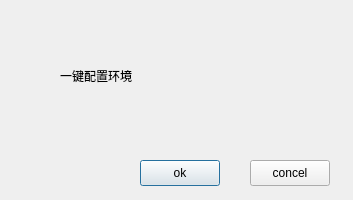
<?xml version="1.0" encoding="UTF-8"?>
<ui version="4.0">
 <class>EnvAutoConfigDialog</class>
 <widget class="QDialog" name="EnvAutoConfigDialog">
  <property name="geometry">
   <rect>
    <x>0</x>
    <y>0</y>
    <width>353</width>
    <height>200</height>
   </rect>
  </property>
  <property name="windowTitle">
   <string>Dialog</string>
  </property>
  <widget class="QLabel" name="label">
   <property name="geometry">
    <rect>
     <x>110</x>
     <y>50</y>
     <width>221</width>
     <height>41</height>
    </rect>
   </property>
   <property name="text">
    <string/>
   </property>
  </widget>
  <widget class="QLabel" name="label_2">
   <property name="geometry">
    <rect>
     <x>60</x>
     <y>60</y>
     <width>111</width>
     <height>31</height>
    </rect>
   </property>
   <property name="text">
    <string>一键配置环境</string>
   </property>
  </widget>
  <widget class="QPushButton" name="btn_OKButton">
   <property name="geometry">
    <rect>
     <x>140</x>
     <y>160</y>
     <width>80</width>
     <height>26</height>
    </rect>
   </property>
   <property name="text">
    <string>ok</string>
   </property>
  </widget>
  <widget class="QPushButton" name="btn_concelButton">
   <property name="geometry">
    <rect>
     <x>250</x>
     <y>160</y>
     <width>80</width>
     <height>26</height>
    </rect>
   </property>
   <property name="text">
    <string>concel</string>
   </property>
  </widget>
 </widget>
 <resources/>
 <connections/>
</ui>
